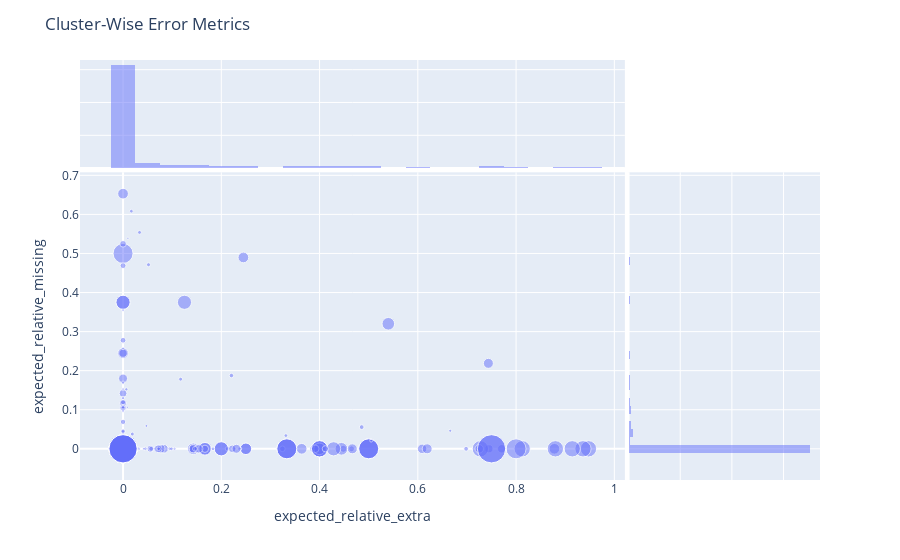

Source (notebook cell):
### Markdown cell above
## Cluster Error Metrics

A key element of our evaluation framework is the definition of record-level and cluster-level error metrics. See the {doc}`Error Analysis <04-error_analysis.html>` page for more information.

These metrics are used to estimate performance metrics and to perform error analysis. The function below is used to display a scatter plot of any pair of two such metrics, with point size corresponding to sampling weights. See the {py:module}`er_evaluation.error_analysis` module for more information.

### Code cell
from er_evaluation.plots import plot_cluster_errors

plot_cluster_errors(predictions[pd.Timestamp('2021-12-30')], reference, weights="cluster_size")

### Figure 1 — Plotly figure (JSON) as saved in the notebook; plotly's stock layout.template omitted (floating-point values rounded to 4 significant figures; data arrays with more than 128 entries replaced by an {"elided": "..."} marker saying what was removed)
{"data": [{"hovertemplate": "expected_relative_extra=%{x}<br>expected_relative_missing=%{y}<br>weight=%{marker.size}<extra></extra>", "legendgroup": "", "marker": {"color": "#636efa", "opacity": 0.5, "size": {"elided": "401 float values"}, "sizemode": "area", "sizeref": 0.0025, "symbol": "circle"}, "mode": "markers", "name": "", "orientation": "v", "showlegend": false, "type": "scatter", "x": {"elided": "401 float values"}, "xaxis": "x", "y": {"elided": "401 float values"}, "yaxis": "y"}, {"alignmentgroup": "True", "bingroup": "x", "hovertemplate": "expected_relative_extra=%{x}<br>count=%{y}<extra></extra>", "legendgroup": "", "marker": {"color": "#636efa"}, "name": "", "offsetgroup": "", "opacity": 0.5, "showlegend": false, "type": "histogram", "x": {"elided": "401 float values"}, "xaxis": "x3", "yaxis": "y3"}, {"alignmentgroup": "True", "bingroup": "y", "hovertemplate": "expected_relative_missing=%{y}<br>count=%{x}<extra></extra>", "legendgroup": "", "marker": {"color": "#636efa"}, "name": "", "offsetgroup": "", "opacity": 0.5, "showlegend": false, "type": "histogram", "xaxis": "x2", "y": {"elided": "401 float values"}, "yaxis": "y2"}], "layout": {"barmode": "overlay", "legend": {"itemsizing": "constant", "tracegroupgap": 0}, "margin": {"t": 60}, "title": {"text": "Cluster-Wise Error Metrics"}, "xaxis": {"anchor": "y", "domain": [0, 0.7363], "title": {"text": "expected_relative_extra"}}, "xaxis2": {"anchor": "y2", "domain": [0.7413, 1], "matches": "x2", "showgrid": true, "showline": false, "showticklabels": false, "ticks": ""}, "xaxis3": {"anchor": "y3", "domain": [0, 0.7363], "matches": "x", "showgrid": true, "showticklabels": false}, "xaxis4": {"anchor": "y4", "domain": [0.7413, 1], "matches": "x2", "showgrid": true, "showline": false, "showticklabels": false, "ticks": ""}, "yaxis": {"anchor": "x", "domain": [0, 0.7326], "title": {"text": "expected_relative_missing"}}, "yaxis2": {"anchor": "x2", "domain": [0, 0.7326], "matches": "y", "showgrid": true, "showticklabels": false}, "yaxis3": {"anchor": "x3", "domain": [0.7426, 1], "matches": "y3", "showgrid": true, "showline": false, "showticklabels": false, "ticks": ""}, "yaxis4": {"anchor": "x4", "domain": [0.7426, 1], "matches": "y3", "showgrid": true, "showline": false, "showticklabels": false, "ticks": ""}}}
